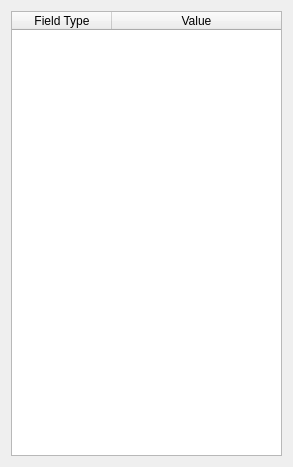
<?xml version="1.0" encoding="UTF-8"?>
<ui version="4.0">
 <class>GTAParamDetails</class>
 <widget class="QWidget" name="GTAParamDetails">
  <property name="geometry">
   <rect>
    <x>0</x>
    <y>0</y>
    <width>293</width>
    <height>467</height>
   </rect>
  </property>
  <property name="windowTitle">
   <string>Form</string>
  </property>
  <layout class="QGridLayout" name="gridLayout">
   <item row="0" column="0">
    <widget class="QTableWidget" name="tableWidget">
     <property name="editTriggers">
      <set>QAbstractItemView::NoEditTriggers</set>
     </property>
     <property name="alternatingRowColors">
      <bool>true</bool>
     </property>
     <property name="selectionMode">
      <enum>QAbstractItemView::NoSelection</enum>
     </property>
     <attribute name="horizontalHeaderStretchLastSection">
      <bool>true</bool>
     </attribute>
     <column>
      <property name="text">
       <string>Field Type</string>
      </property>
     </column>
     <column>
      <property name="text">
       <string>Value</string>
      </property>
     </column>
    </widget>
   </item>
  </layout>
 </widget>
 <resources/>
 <connections/>
</ui>
